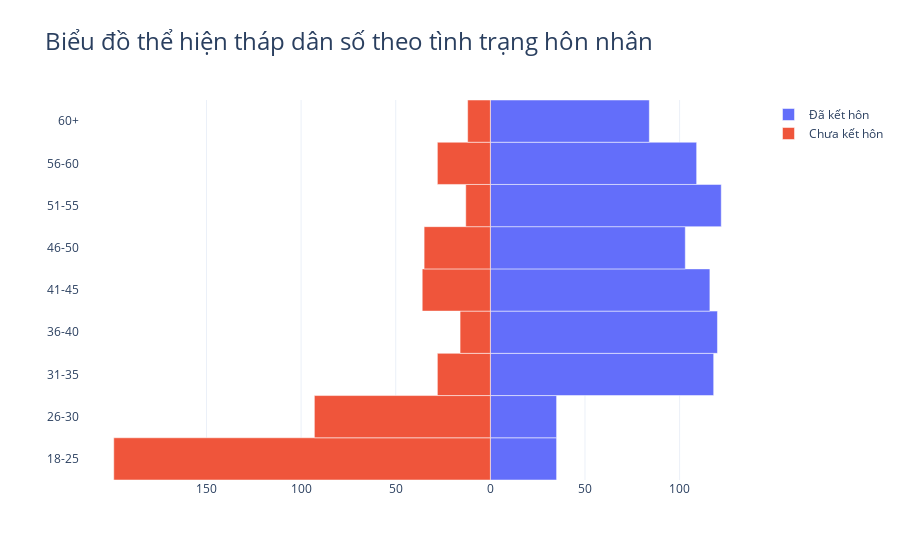

This figure's notebook cell:
### Markdown cell above
##	Phân bố Dân số theo Nhóm Tuổi và Tình trạng hôn nhân

### Code cell
#set khung tuổi người đã kết hôn
age18_25_m = df.age[(df.age <= 25) & (df.age >= 18) & (df.married == 1)]
age26_30_m = df.age[(df.age <= 30) & (df.age >= 26) & (df.married == 1)]
age31_35_m = df.age[(df.age <= 35) & (df.age >= 31) & (df.married == 1)]
age36_40_m = df.age[(df.age <= 40) & (df.age >= 36) & (df.married == 1)]
age41_45_m = df.age[(df.age <= 45) & (df.age >= 41) & (df.married == 1)]
age46_50_m = df.age[(df.age <= 50) & (df.age >= 46) & (df.married == 1)]
age51_55_m = df.age[(df.age <= 55) & (df.age >= 51) & (df.married == 1)]
age56_60_m = df.age[(df.age <= 60) & (df.age >= 56) & (df.married == 1)]
age60above_m = df.age[(df.age >= 61) & (df.married == 1)]

# #set khung tuổi người chưa kết hôn
age18_25_f = df.age[(df.age <= 25) & (df.age >= 18) & (df.married == 0)]
age26_30_f = df.age[(df.age <= 30) & (df.age >= 26) & (df.married == 0)]
age31_35_f = df.age[(df.age <= 35) & (df.age >= 31) & (df.married == 0)]
age36_40_f = df.age[(df.age <= 40) & (df.age >= 36) & (df.married == 0)]
age41_45_f = df.age[(df.age <= 45) & (df.age >= 41) & (df.married == 0)]
age46_50_f = df.age[(df.age <= 50) & (df.age >= 46) & (df.married == 0)]
age51_55_f = df.age[(df.age <= 55) & (df.age >= 51) & (df.married == 0)]
age56_60_f = df.age[(df.age <= 60) & (df.age >= 56) & (df.married == 0)]
age60above_f = df.age[(df.age >= 61) & (df.married == 0)]

khungtuoi = ["18-25","26-30","31-35","36-40","41-45","46-50","51-55","56-60","60+"]
marr = [len(age18_25_m.values),len(age26_30_m.values),len(age31_35_m.values),len(age36_40_m.values),len(age41_45_m.values)
,len(age46_50_m.values),len(age51_55_m.values),len(age56_60_m.values),len(age60above_m.values)]
nmarr = [len(age18_25_f.values),len(age26_30_f.values),len(age31_35_f.values),len(age36_40_f.values),len(age41_45_f.values)
,len(age46_50_f.values),len(age51_55_f.values),len(age56_60_f.values),len(age60above_f.values)]
pp = pd.DataFrame({'khungtuoi': khungtuoi, 'm': marr, 'f': nmarr})

y=pp['khungtuoi']
x1=pp['m']
x2=pp['f']*-1
import plotly.graph_objects as go
fig = go.Figure()
fig.add_trace(go.Bar(
    y = y,
    x= x1,
    name='Đã kết hôn',
    orientation='h'
))
fig.add_trace(go.Bar(
    y = y,
    x= x2,
    name='Chưa kết hôn',
    orientation='h',
))
fig.update_layout(
    template='plotly_white',
    title='Biểu đồ thể hiện tháp dân số theo tình trạng hôn nhân',
    title_font_size=24,
    barmode='relative',
    bargap=0.0,
    bargroupgap=0,
    xaxis=dict(
        tickvals=[-150,-100,-50,0,50,100,150],
        ticktext=['150','100','50','0','50','100','150']
    )
)

### Figure 1 — Plotly figure (JSON) as saved in the notebook; plotly's stock layout.template omitted (floating-point values rounded to 4 significant figures)
{"data": [{"name": "Đã kết hôn", "orientation": "h", "type": "bar", "x": [35, 35, 118, 120, 116, 103, 122, 109, 84], "y": ["18-25", "26-30", "31-35", "36-40", "41-45", "46-50", "51-55", "56-60", "60+"]}, {"name": "Chưa kết hôn", "orientation": "h", "type": "bar", "x": [-199, -93, -28, -16, -36, -35, -13, -28, -12], "y": ["18-25", "26-30", "31-35", "36-40", "41-45", "46-50", "51-55", "56-60", "60+"]}], "layout": {"bargap": 0, "bargroupgap": 0, "barmode": "relative", "title": {"font": {"size": 24}, "text": "Biểu đồ thể hiện tháp dân số theo tình trạng hôn nhân"}, "xaxis": {"ticktext": ["150", "100", "50", "0", "50", "100", "150"], "tickvals": [-150, -100, -50, 0, 50, 100, 150]}}}
